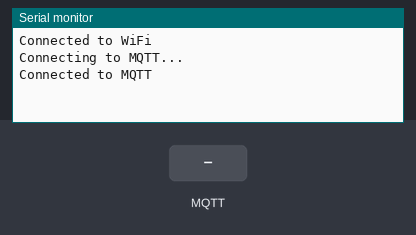
Recording of a sketch running on a simulated Arduino MKR. Parts: the last lines printed to the serial monitor. Inputs (shaded band) come from the test bench. WiFi joins after 1.5 s; servers stay silent unless stated; no MQTT or app messages arrive unless stated.

Above: at 2.7 s.
2.8 s: MQTT message "1" arrives on the first subscribed topic
At 4.0 s:
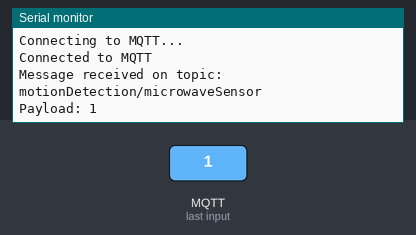
4.3 s: MQTT message "on" arrives on the first subscribed topic
At 5.3 s:
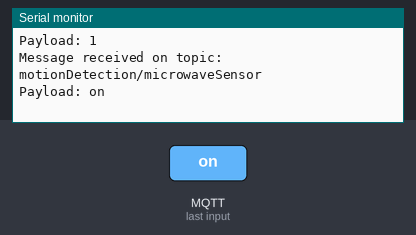
5.8 s: MQTT message "off" arrives on the first subscribed topic
At 6.4 s:
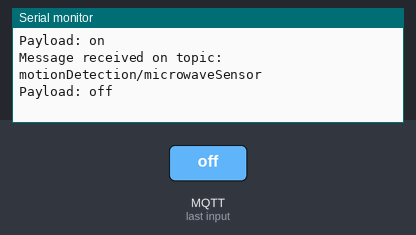
7.3 s: MQTT message "1" arrives on the second subscribed topic
At 8.8 s:
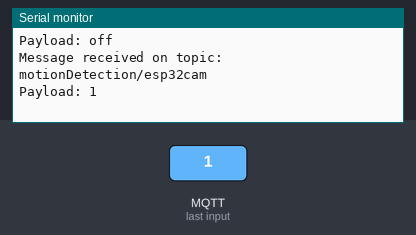

Measured:
- after the input at 2.8 s, the serial monitor: prints a new line at once (image 1)
- after the input at 4.3 s, the serial monitor: prints a new line at once (image 2)
- after the input at 5.8 s, the serial monitor: prints a new line at once (image 3)
- after the input at 7.3 s, the serial monitor: prints a new line at once (image 4)

The sketch:

MKR_MQTT_Client.ino
```cpp
/** MKR1010 (MQTT Client) Code
    Install first WiFiNINA and PubSubClient library in Arduino IDE
**/

#include <WiFiNINA.h>
#include <PubSubClient.h>

char ssid[] = "COSMOTE-166950";
char pass[] = "52752766413729464236";
const char* mqttServer = "test.mosquitto.org";  // Use the Mosquitto public broker
const int mqttPort = 1883;
const char* mqttClientId = "mkr1010-client";
const char* microwaveSensorTopic = "motionDetection/microwaveSensor";
const char* esp32camTopic = "motionDetection/esp32cam";

WiFiClient wifiClient;
PubSubClient client(wifiClient);

void setup() {
  Serial.begin(9600);

  // Connect to Wi-Fi
  while (WiFi.begin(ssid, pass) != WL_CONNECTED) {
    delay(1000);
    Serial.println("Connecting to WiFi...");
  }
  Serial.println("Connected to WiFi");

  // MQTT setup
  client.setServer(mqttServer, mqttPort);
  client.setCallback(callback);
  reconnect();
}

void loop() {
  if (!client.connected()) {
    reconnect();
  }

  client.loop();
  // Your other loop logic here
}

void reconnect() {
  while (!client.connected()) {
    Serial.println("Connecting to MQTT...");
    if (client.connect(mqttClientId)) {
      Serial.println("Connected to MQTT");

      // Subscribe to specified topics
      client.subscribe(microwaveSensorTopic);
      client.subscribe(esp32camTopic);
    } else {
      Serial.print("Failed, rc=");
      Serial.print(client.state());
      Serial.println(" Retrying in 5 seconds...");
      delay(5000);
    }
  }
}

void callback(char* topic, byte* payload, unsigned int length) {
  // Handle the incoming MQTT message
  Serial.print("\nMessage received on topic: ");
  Serial.println(topic);

  Serial.print("Payload: ");
  for (int i = 0; i < length; i++) {
    Serial.print((char)payload[i]);
  }
  Serial.println();
  // Add your custom logic to handle the message
}
```
